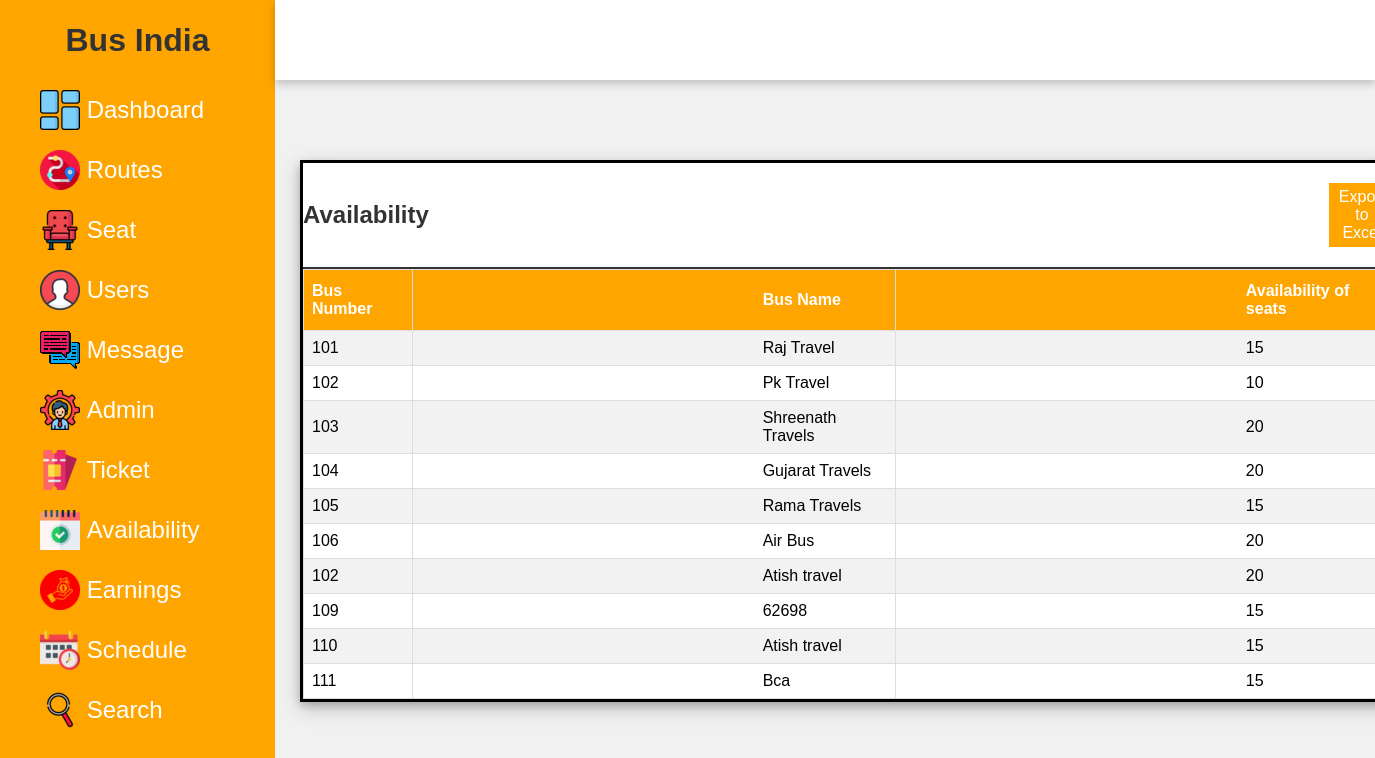
Screenshot of /admin/avilable.php (signed in) with the database file from the repository.
### tables this page shows
CREATE TABLE IF NOT EXISTS `route` (
  `id` int NOT NULL,
  `busnumber` int NOT NULL,
  `busname` varchar(20) NOT NULL,
  `departure` varchar(20) NOT NULL,
  `duration` varchar(20) NOT NULL,
  `arrival` varchar(20) NOT NULL,
  `aseats` varchar(20) NOT NULL,
  `fare` varchar(20) NOT NULL,
  `date` date NOT NULL
);

### admin/avilable.php (the view, shortened to what this page needs)
<!DOCTYPE html>
<html lang="en">
<head>
    <link rel="stylesheet" href="style.css">
    <?php
    include('includes/sidebar.php');
     include('includes/topbar.php');
    include('config/dbcon.php');
     ?>
</head>
<body>
    <div class="container">
        <div class="content">
            <div class="content-2" style="padding-top:80px">
                <div class="recent-payments" style="padding-top: -7px;">
                    <div class="title">
                        <h2>Availability</h2>
                        <a href="export/exportavailability.php"  class="btn btn-primary btn-sm float-right" style="margin-right: 2px;margin-left: 900px;">Export to Excel </a>
                    </div>
                    <table id="customers">
                        <tr>
                            <th>Bus Number</th>
                            <th style="padding-left: 350px;">Bus Name</th>
                            <th style="padding-left: 350px;">Availability of seats</th>
                        </tr>
                        <?php
                                                    $query = "SELECT * FROM route";
                                                    $query_run = mysqli_query($con, $query);
                                                    if(mysqli_num_rows($query_run)>0)
                                                    {
                                                        foreach($query_run as $row)
                                                        {
                                                ?>
                                            <tr>
                                                <td><?php echo $row['busnumber']; ?></td>
                                                <td style="padding-left: 350px;"><?php echo $row['busname']; ?></td>
                                                <td style="padding-left: 350px;"><?php echo $row['aseats']; ?></td>
                                            </tr>
                                                <?php
                                                    }
                                                    }else{
                                                    ?>
                                                    <tr>
                                                        <td>No data Found</td>
                                                    </tr>
                                                    <?php
                                                        }
                                                ?>
                    </table>
                </div>
            </div>
        </div>
    </div>
</body>
</html>

### admin/css/style.css (style rules this page uses)
* { margin: 0; padding: 0; box-sizing: border-box; font-family: 'Poppins', sans-serif; }
body { min-height: 100vh; }
a { text-decoration: none; color: white; }
h1, h2 { color: #333; }
.btn { background: #ffa500; color: white; padding: 5px 10px; text-align: center; }
.title { display: flex; align-items: center; justify-content: space-around; padding-top: 20px; padding-bottom: 20px; border-bottom: 2px solid #333; }
table { padding: 10px; }
th, td { text-align: left; padding: 8px; }
.container { position: absolute; right: 0; width: 80vw; height: 100vh; background: #f1f1f1; }
.container .content { position: relative; margin-top: 10vh; min-height: 90vh; background: #f1f1f1; }
.container .content .content-2 { min-height: 60vh; display: flex; justify-content: space-around; align-items: flex-start; flex-wrap: wrap; }
.container .content .content-2 .recent-payments { min-height: 50vh; flex: 5; background: white; margin: 0 25px 25px 25px; box-shadow: 0 4px 8px 0 rgba(0, 0, 0, 0.2), 0 6px 20px 0 rgba(0, 0, 0, 0.19); border: 3px solid #000000; display: flex; flex-direction: column; }

### admin/avilable.php (style rules this page uses)
#customers { font-family: Arial, Helvetica, sans-serif; border-collapse: collapse; width: 100%; }
#customers td, #customers th { border: 1px solid #ddd; padding: 8px; }
#customers tr:nth-child(even) { background-color: #f2f2f2; }
#customers th { padding-top: 12px; padding-bottom: 12px; text-align: left; background-color: #ffa500; color: white; }

### rows the page displays
route: busnumber "101", busname "Raj Travel", aseats "15"
route: busnumber "102", busname "Pk Travel", aseats "10"
route: busnumber "103", busname "Shreenath Travels", aseats "20"
route: busnumber "104", busname "Gujarat Travels", aseats "20"
route: busnumber "105", busname "Rama Travels", aseats "15"
route: busnumber "106", busname "Air Bus", aseats "20"
route: busnumber "102", busname "Atish travel", aseats "20"
route: busnumber "109", busname "62698", aseats "15"
route: busnumber "110", busname "Atish travel", aseats "15"
route: busnumber "111", busname "Bca", aseats "15"
